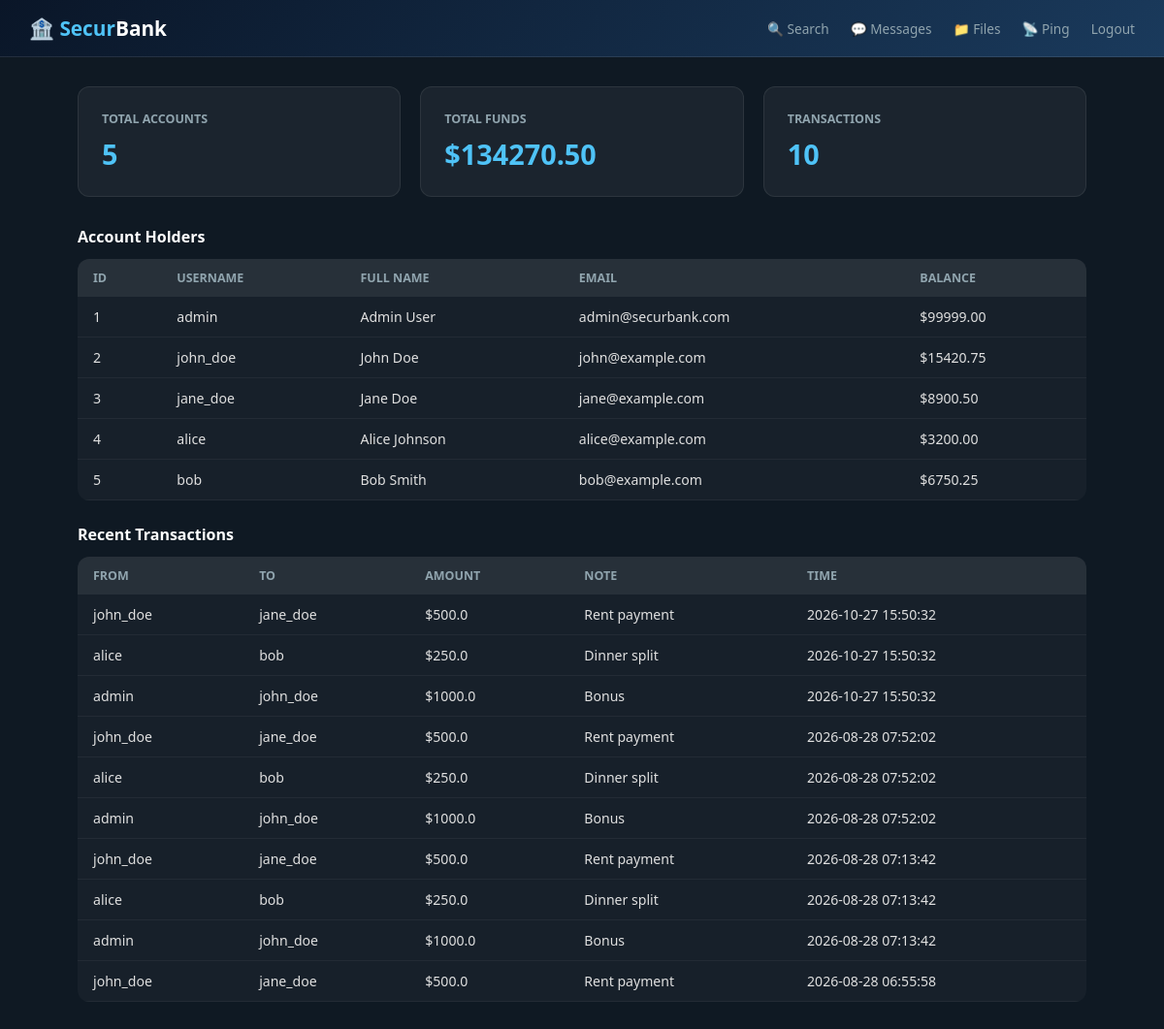
The page /dashboard (signed in) on the database as committed earlier.
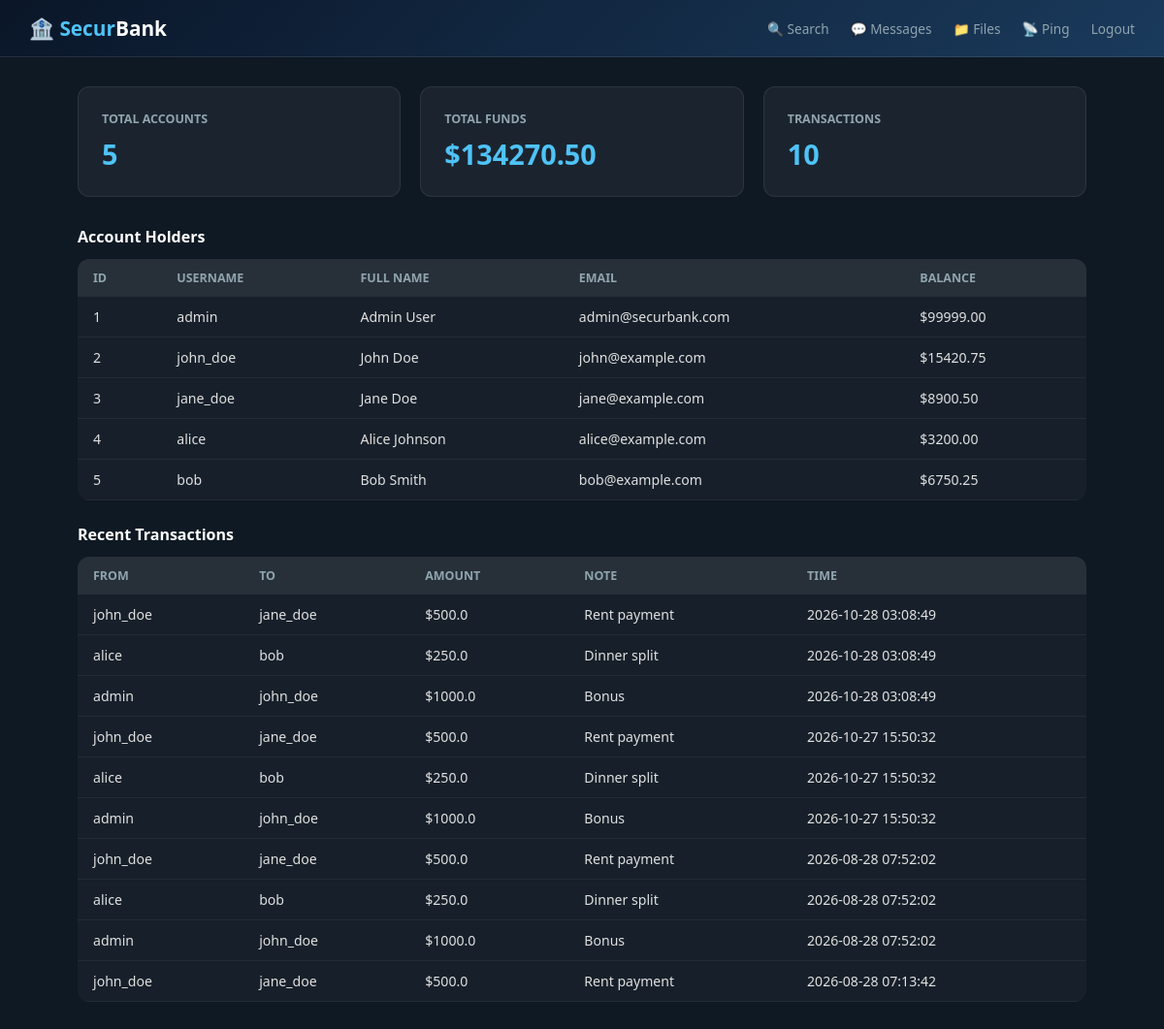
The same page on the database as committed later.
### tables this page shows
CREATE TABLE users (
            id        INTEGER PRIMARY KEY AUTOINCREMENT,
            username  TEXT NOT NULL UNIQUE,
            password  TEXT NOT NULL,
            full_name TEXT,
            email     TEXT,
            balance   REAL DEFAULT 0.00
        );

CREATE TABLE transactions (
            id         INTEGER PRIMARY KEY AUTOINCREMENT,
            from_user  TEXT,
            to_user    TEXT,
            amount     REAL,
            note       TEXT,
            created_at DATETIME DEFAULT CURRENT_TIMESTAMP
        );

### routes/bank.py (the view)
@bank_bp.route('/dashboard')
@login_required
def dashboard():
    conn   = get_db()
    users  = conn.execute('SELECT * FROM users').fetchall()
    txns   = conn.execute(
        'SELECT * FROM transactions ORDER BY created_at DESC LIMIT 10'
    ).fetchall()
    conn.close()
    return render_template('dashboard.html', users=users, transactions=txns)

### app.py (called while the page is built)
@app.after_request
def add_ngrok_header(response):
    response.headers['ngrok-skip-browser-warning'] = 'true'
    return response

### db/init_db.py (called while the page is built)
def get_db():
    conn = sqlite3.connect(DB_PATH)
    conn.row_factory = sqlite3.Row
    return conn

### routes/bank.py (called while the page is built)
def login_required(f):
    from functools import wraps
    @wraps(f)
    def decorated(*args, **kwargs):
        if 'user' not in session:
            return redirect('/login')
        return f(*args, **kwargs)
    return decorated

### templates/dashboard.html (shortened to what this page needs)
<!DOCTYPE html>
<html lang="en">
<head><meta charset="UTF-8"/><title>SecurBank — Dashboard</title>
</head>
<body>
<nav>
  <h1>🏦 <span>Secur</span>Bank</h1>
  <div>
    <a href="/search">🔍 Search</a>
    <a href="/messages">💬 Messages</a>
    <a href="/files">📁 Files</a>
    <a href="/ping">📡 Ping</a>
    <a href="/logout">Logout</a>
  </div>
</nav>
<div class="main">
  <div class="cards">
    <div class="card"><h3>Total Accounts</h3>
      <div class="val">{{ users|length }}</div></div>
    <div class="card"><h3>Total Funds</h3>
      <div class="val">${{ "%.2f"|format(users|sum(attribute='balance')) }}</div></div>
    <div class="card"><h3>Transactions</h3>
      <div class="val">{{ transactions|length }}</div></div>
  </div>
  <div class="sec">Account Holders</div>
  <table>
    <tr><th>ID</th><th>Username</th><th>Full Name</th><th>Email</th><th>Balance</th></tr>
    {% for u in users %}
    <tr><td>{{u.id}}</td><td>{{u.username}}</td><td>{{u.full_name}}</td>
        <td>{{u.email}}</td><td>${{"%.2f"|format(u.balance)}}</td></tr>
    {% endfor %}
  </table>
  <div class="sec">Recent Transactions</div>
  <table>
    <tr><th>From</th><th>To</th><th>Amount</th><th>Note</th><th>Time</th></tr>
    {% for t in transactions %}
    <tr><td>{{t.from_user}}</td><td>{{t.to_user}}</td><td>${{t.amount}}</td>
        <td>{{t.note}}</td><td>{{t.created_at}}</td></tr>
    {% endfor %}
  </table>
</div>
</body></html>

### templates/dashboard.html (style rules this page uses)
* { margin:0;padding:0;box-sizing:border-box; }
body { font-family:'Segoe UI',sans-serif;background:#0f1923;color:#e0e0e0; }
nav { background:linear-gradient(135deg,#0a1628,#1a3a5c);padding:15px 30px; display:flex;align-items:center;justify-content:space-between; border-bottom:1px solid rgba(255,255,255,0.1); }
nav h1 { color:#fff;font-size:1.3rem; }
nav h1 span { color:#4fc3f7; }
nav a { color:#90a4ae;text-decoration:none;font-size:0.85rem;margin-left:18px; }
.main { padding:30px;max-width:1100px;margin:0 auto; }
.cards { display:grid;grid-template-columns:repeat(3,1fr);gap:20px;margin-bottom:30px; }
.card { background:rgba(255,255,255,0.05);border:1px solid rgba(255,255,255,0.08); border-radius:12px;padding:24px; }
.card h3 { color:#90a4ae;font-size:0.78rem;text-transform:uppercase;margin-bottom:8px; }
.card .val { font-size:1.8rem;font-weight:700;color:#4fc3f7; }
table { width:100%;border-collapse:collapse;background:rgba(255,255,255,0.03); border-radius:12px;overflow:hidden; }
th { background:rgba(255,255,255,0.07);padding:11px 16px;text-align:left; color:#90a4ae;font-size:0.78rem;text-transform:uppercase; }
td { padding:11px 16px;border-bottom:1px solid rgba(255,255,255,0.05);font-size:0.88rem; }
.sec { font-size:1rem;color:#fff;margin:24px 0 12px;font-weight:600; }

Rows that differ between the two databases and show on the page:
no longer on this page (row unchanged): transactions: from_user "alice", to_user "bob", amount "250.0", note "Dinner split", created_at "2026-08-28 07:13:42"
no longer on this page (row unchanged): transactions: from_user "admin", to_user "john_doe", amount "1000.0", note "Bonus", created_at "2026-08-28 07:13:42"
no longer on this page (row unchanged): transactions: from_user "john_doe", to_user "jane_doe", amount "500.0", note "Rent payment", created_at "2026-08-28 06:55:58"
added transactions: from_user "john_doe", to_user "jane_doe", amount "500.0", note "Rent payment", created_at "2026-10-28 03:08:49"
added transactions: from_user "alice", to_user "bob", amount "250.0", note "Dinner split", created_at "2026-10-28 03:08:49"
added transactions: from_user "admin", to_user "john_doe", amount "1000.0", note "Bonus", created_at "2026-10-28 03:08:49"
